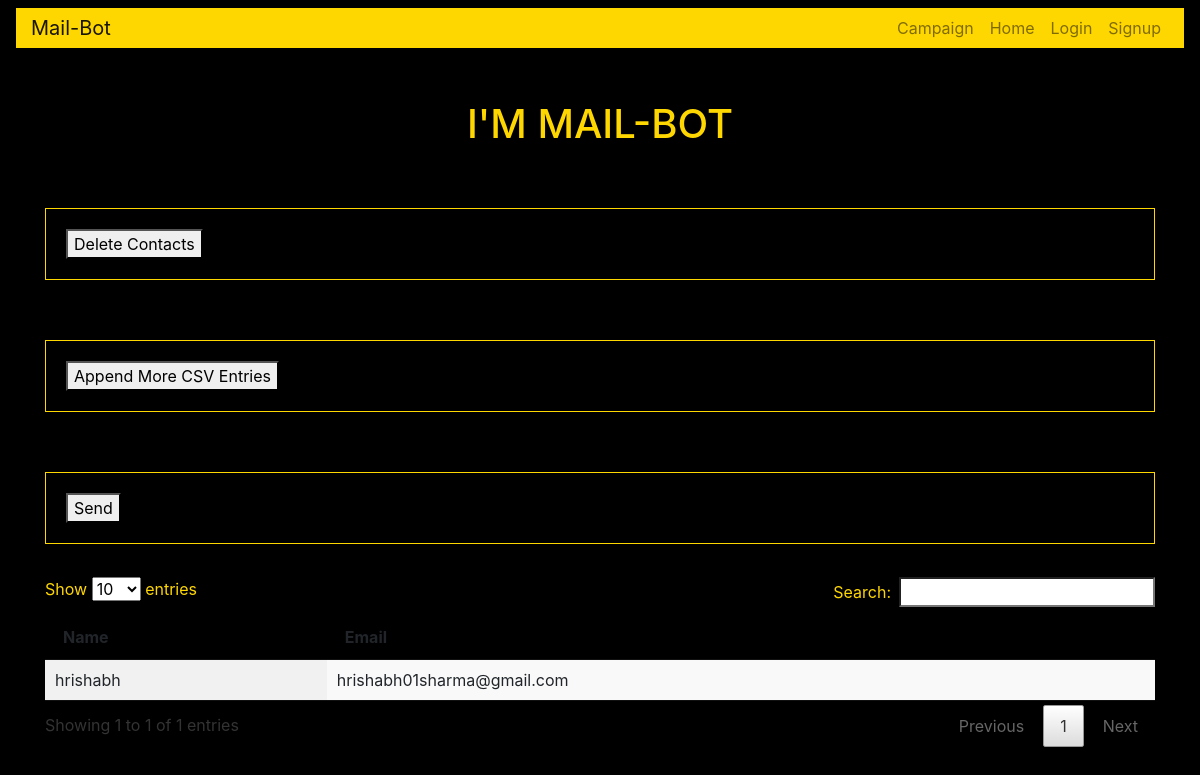
/campaign/review/, run on an earlier commit of the app's database.
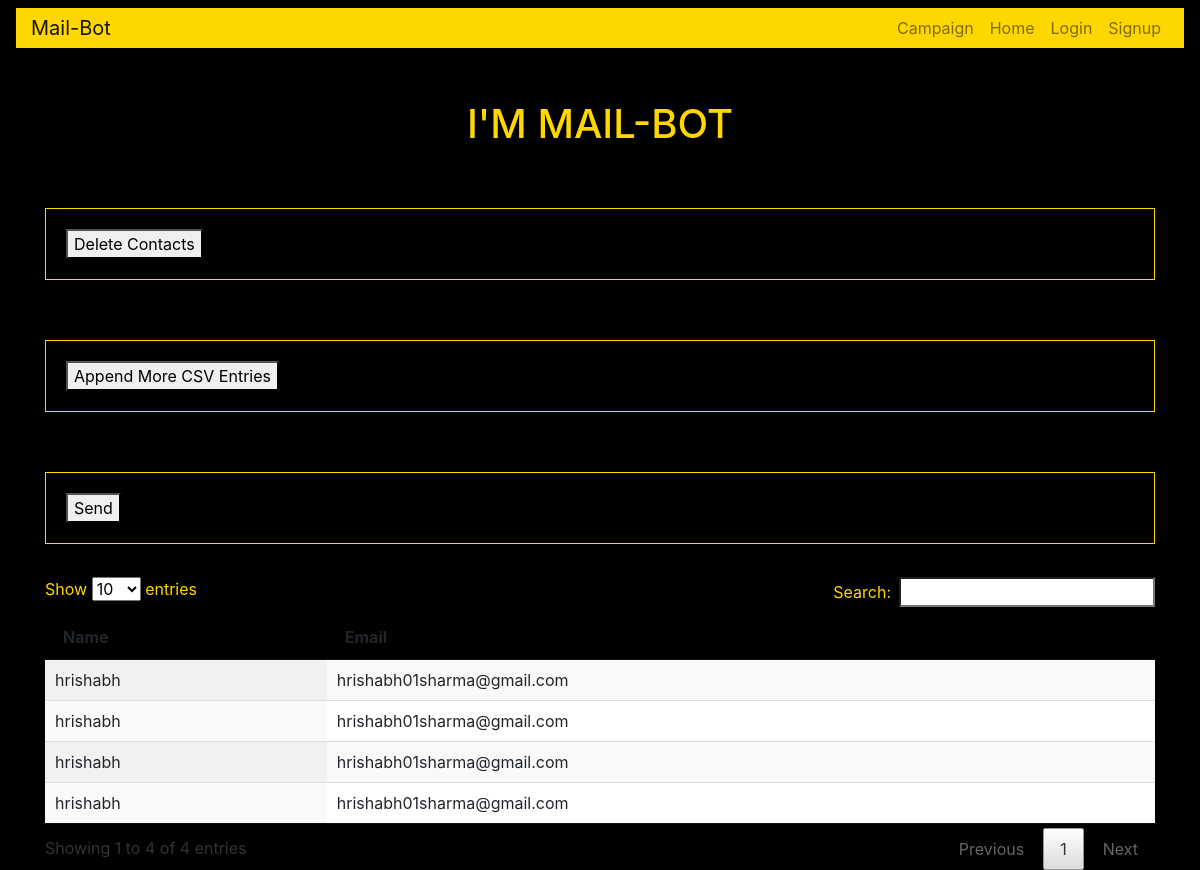
And on a later commit of the database.
### campaign/models.py (models this page shows, shortened)
class Contacts(models.Model):
    name = models.CharField(max_length=100)
    email = models.CharField(max_length=100)

### campaign/views.py (the view)
def review(request):
    contacts=Contacts.objects.all()
    return render(request,"campaign/review.html",{'contacts':contacts })

### campaign/templates/campaign/review.html
{% extends 'base_layout.html' %}
{% block content %}
  <div class="container review">
    <form class="site-form" action="{% url 'campaign:delcontacts' %}" method="get">
    <button type="submit" name="button">Delete Contacts</button>
    </form>
    <form class="site-form" action="{% url 'campaign:upcsv' %}" method="get">
      <button type="submit" name="button">Append More CSV Entries</button>
    </form>
    <form class="site-form" action="{% url 'campaign:send' %}" method="get">
      <button type="submit" name="button">Send</button>
    </form>
<hr>
</div>
<div class="container">
  <table id="example" class="display" style="width:100%">
          <thead>
              <tr>
                  <th>Name</th>
                  <th>Email</th>
              </tr>
          </thead>
          <tbody>
            {% for contact in contacts %}
              <tr>
                  <td>{{contact.name}}</td>
                  <td>{{contact.email}}</td>
              </tr>
            {% endfor %}
          </tbody>
  </div>
{% endblock %}

### templates/base_layout.html (shortened to what this page needs)
{% load static from staticfiles  %}
<!DOCTYPE html>
<html lang="en" dir="ltr">
  <head>
      <link rel="stylesheet" href="{% static 'css/style.css' %}">
  <link href="{% static 'style.css' %}" rel="stylesheet" >
  <link href="{% static 'datatables/datatables.min.css' %}" rel="stylesheet" >
    <link href="{% static 'vendor/bootstrap/css/bootstrap.min.css' %}" rel="stylesheet">
    <link href="{% static 'vendor/font-awesome/css/font-awesome.min.css" rel="stylesheet' %}" type="text/css">
  </head>
  <body style="background-color:black;">
    <nav class="navbar navbar-expand-lg navbar-light fixed-top" id="mainNav">
      <div class="container-fluid" style="background-color:#FFD700;margin-bottom:10px;">
        <a class="navbar-brand" href="{% url 'home' %}">Mail-Bot</a>
        <div class="collapse navbar-collapse" id="navbarResponsive">
          <ul class="navbar-nav ml-auto">
            <li class="nav-item">
              <a class="nav-link" href="campaign/">Campaign</a>
            </li>
            <li>
              <a class="nav-link" href="{% url 'home' %}">Home</a>
            </li>
            {% if user.is_authenticated %}
            <li class="nav-item">
              <form class="logout-link" action="{% url 'accounts:logout' %}" method="post">
                {% csrf_token%}
                <button class="logout btn-primary" style="margin-top:5px;" type="submit">Logout</button>
              </form>
            </li>
            {% else %}
            <li class="nav-item"><a class="nav-link" href="{% url 'accounts:login' %}">Login</a></li>
              <li class="nav-item"><a class="nav-link" href="{% url 'accounts:signup' %}">Signup</a></li>
            {% endif %}
          </ul>
        </div>
      </div>
    </nav>
    <div class="container">
      <h1 style="margin-top:100px;z-index:1;color:#FFD700;">I'M MAIL-BOT</h1>
    </div>
    {% block content %}
    {% endblock %}
    </body>
    </html>

### assets/css/style.css (style rules this page uses)
html, body { background: black; }

### assets/style.css (style rules this page uses)
body { font-family: 'Exo 2', sans-serif; background-color: black; }
h1,h2 { text-align: center; z-index:1; color:#FFD700; }
.container { z-index:1; background-color: black; }
.container-fluid { z-index:1; }
.site-form { margin-top: 60px; border: 1px solid #FFD700; padding: 20px; }

What changed in the data, as far as the page shows it:
added Contacts: name "hrishabh", email "hrishabh01sharma@gmail.com"
added Contacts: name "hrishabh", email "hrishabh01sharma@gmail.com"
added Contacts: name "hrishabh", email "hrishabh01sharma@gmail.com"
Also different on the page:
text written by a page script: "Show entries Search: Showing 1 to 1 of 1 entries Previous 1 Next" → "Show entries Search: Showing 1 to 4 of 4 entries Previous 1 Next"
